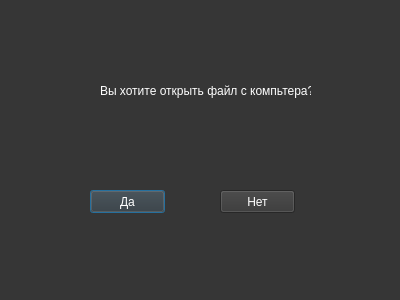
<?xml version="1.0" encoding="UTF-8"?>
<ui version="4.0">
 <class>Dialog</class>
 <widget class="QDialog" name="Dialog">
  <property name="geometry">
   <rect>
    <x>0</x>
    <y>0</y>
    <width>400</width>
    <height>300</height>
   </rect>
  </property>
  <property name="windowTitle">
   <string>Dialog</string>
  </property>
  <property name="styleSheet">
   <string notr="true">background-color: rgb(54, 54, 54);</string>
  </property>
  <widget class="QPushButton" name="accButton">
   <property name="geometry">
    <rect>
     <x>90</x>
     <y>190</y>
     <width>75</width>
     <height>23</height>
    </rect>
   </property>
   <property name="styleSheet">
    <string notr="true">color: rgb(255, 255, 255);</string>
   </property>
   <property name="text">
    <string>Да</string>
   </property>
  </widget>
  <widget class="QPushButton" name="rejButton">
   <property name="geometry">
    <rect>
     <x>220</x>
     <y>190</y>
     <width>75</width>
     <height>23</height>
    </rect>
   </property>
   <property name="styleSheet">
    <string notr="true">color: rgb(255, 255, 255);</string>
   </property>
   <property name="text">
    <string>Нет</string>
   </property>
  </widget>
  <widget class="QLabel" name="label">
   <property name="geometry">
    <rect>
     <x>100</x>
     <y>80</y>
     <width>211</width>
     <height>21</height>
    </rect>
   </property>
   <property name="styleSheet">
    <string notr="true">color: rgb(255, 255, 255);</string>
   </property>
   <property name="text">
    <string>Вы хотите открыть файл с компьтера?</string>
   </property>
  </widget>
 </widget>
 <resources/>
 <connections/>
</ui>
